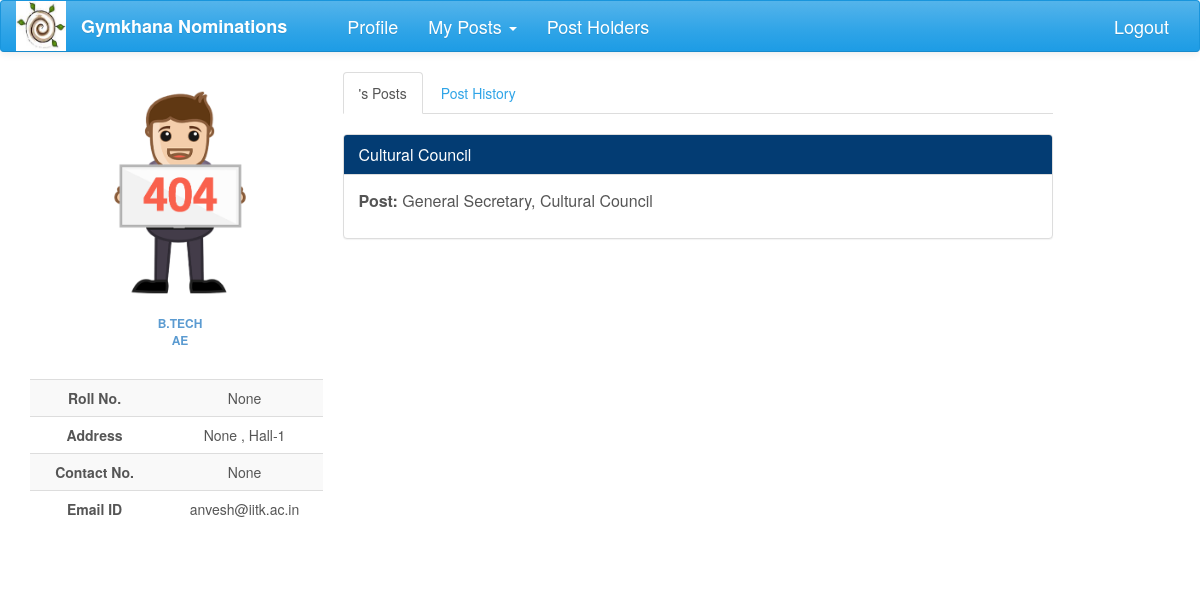
The app's page /nominations/public_profile/29/ (signed in) with its own data.
### nomi/models.py (models this page shows, shortened)
class UserProfile(models.Model):
    user = models.OneToOneField(User, on_delete=models.CASCADE)
    user_img = models.ImageField(upload_to=user_directory_path, null=True, blank=True)
    name = models.CharField(max_length=40, blank=True)
    roll_no = models.IntegerField(null=True)
    programme = models.CharField(max_length=7, choices=PROGRAMME, default='B.Tech')
    department = models.CharField(max_length=200, choices=DEPT, default='AE')
    hall = models.CharField(max_length=10, choices=HALL, default=1)
    room_no = models.CharField(max_length=10, null=True, blank=True)
    contact = models.CharField(max_length=10, null=True, blank=True)
    def image_url(self):
        if self.user_img and hasattr(self.user_img, 'url'):
            return self.user_img.url
        else:
            return '/static/nomi/img/banner.png'

class Post(models.Model):
    post_name = models.CharField(max_length=500, null=True)
    club = models.ForeignKey(Club, on_delete=models.CASCADE, null=True, blank=True)
    tags = models.ManyToManyField(Club, related_name='club_posts', symmetrical=False, blank=True)
    parent = models.ForeignKey('self', on_delete=models.CASCADE, null=True, blank=True)
    elder_brother = models.ForeignKey('self', related_name="little_bro", on_delete=models.CASCADE, null=True,blank=True)
    post_holders = models.ManyToManyField(User, related_name='posts', blank=True)
    post_approvals = models.ManyToManyField('self', related_name='approvals', symmetrical=False, blank=True)
    take_approval = models.ForeignKey('self', related_name="give_approval", on_delete=models.SET_NULL, null=True,blank=True)
    status = models.CharField(max_length=50, choices=POST_STATUS, default='Post created')
    perms = models.CharField(max_length=200, choices=POST_PERMS, default='normal')

class Club(models.Model):
    club_name = models.CharField(max_length=100, null=True)
    club_parent = models.ForeignKey('self', null=True, blank=True)
    def __str__(self):
        return self.club_name

### nomi/views.py (the view)
# urls.py: url(r'^public_profile/(?P<pk>\d+)/$', views.public_profile, name='public_profile'),
@login_required
def public_profile(request, pk):
    student = UserProfile.objects.get(pk=pk)
    student_user = student.user
    history = PostHistory.objects.filter(user=student_user)
    my_posts = Post.objects.filter(post_holders=student_user)
    return render(request, 'public_profile.html', context={'student': student, 'history': history,
                                                           'my_posts': my_posts})

### nomi/global_contexts.py (called while the page is built)
def context(request):
    if request.user.is_authenticated:
        try:
            my_profile = UserProfile.objects.get(user=request.user)
            my_posts = Post.objects.filter(post_holders=request.user)
            interviews = Nomination.objects.filter(interview_panel=request.user)
            length = len(my_posts)
            senate = False
            for post in my_posts:
                if post.perms == 'can ratify the post':
                    senate = True
            return {'my_posts': my_posts, 'my_profile': my_profile, 'senate': senate, 'length': length,
                    'interviews': interviews}
        except ObjectDoesNotExist:
            return {'my_posts': 0, 'my_profile': 0}
    else:
        return {'my_posts': 0, 'my_profile': 0}

### nomi/templates/public_profile.html (shortened to what this page needs)
{% extends 'base2.html' %}
{% load staticfiles %}
{% load bootstrap %}
{% block profile %}
    <div class="profile-sidebar">
        <div class="profile-userpic">
            <img src="{{ student.image_url }}" class="img-responsive" alt="">
        </div>
        <div class="profile-usertitle">
            <div class="profile-usertitle-job">
                {{student.programme}} <br> {{student.department}}
            </div>
        </div>
        <div class="profile-usermenu">
            <table class="table table-striped table-hover ">
                <tbody>
                <tr>
                    <td id="topic">Roll No.</td>
                    <td>{{student.roll_no}} </td>
                </tr>
                <tr>
                    <td id="topic">Address</td>
                    <td>{{student.room_no}} , Hall-{{student.hall}}</td>
                </tr>
                <tr>
                    <td id="topic">Contact No.</td>
                    <td>{{ student.contact }}</td>
                </tr>
                <tr>
                    <td id="topic">Email ID</td>
                    <td>{{student.user}}@iitk.ac.in</td>
                </tr>
                </tbody>
            </table>
        </div>
    </div>
{% endblock %}
{% block content %}
    <div class="profile-content">
                <ul class="nav nav-tabs">
                    <li class="active"><a href="#current-posts" data-toggle="tab" aria-expanded="true">{{ student.name }}'s Posts</a></li>
                    <li><a href="#post-history" data-toggle="tab" aria-expanded="true">Post History</a></li>
                </ul>
                <div id="myTabContent" class="tab-content">
                    <div class="tab-pane fade active in profile-nominations" id="current-posts">
                        <br>
                        {% for post in my_posts %}
                        <div class="panel panel-info">
                            <div class="panel-heading">
                                <h3 class="panel-title">{{post.club}}</h3>
                            </div>
                            <div class="panel-body">
                                <p class="profile-post-name">
                                    <span>Post: </span>{{post.post_name}}</p>
                            </div>
                        </div>
                        {% endfor %}
                    </div>
                </div>
    </div>
{% endblock %}

### nomi/static/nomi/css/main.css (style rules this page uses)
body { background: #ffffff; }
.profile-sidebar { padding: 20px 0 10px 0; width: 300px; margin-top: 50px; }
.profile-userpic img { float: none; margin: 0 auto; width: 50%; height: 50%; }
.profile-usertitle { text-align: center; margin-top: 20px; }
.profile-usertitle-job { text-transform: uppercase; color: #5b9bd1; font-size: 12px; font-weight: 600; margin-bottom: 15px; }
.profile-usermenu { margin-top: 30px; }
.profile-usermenu table tbody tr td { text-align: center; }
#topic { font-weight: bolder; }
.profile-content { z-index: 0; margin-top: 32px; padding: 20px; background: #ffffff; min-height: 460px; }
.panel-body p span { margin-bottom: 20px; }
.profile-nominations div div p span { font-weight: bold; }
.profile-post-name { font-size: medium; }

### records on screen
UserProfile: programme "B.TECH", department "AE", roll_no "None", room_no "None", hall "1", contact "None", user "anvesh"
Post: club "Cultural Council", post_name "General Secretary, Cultural Council"
